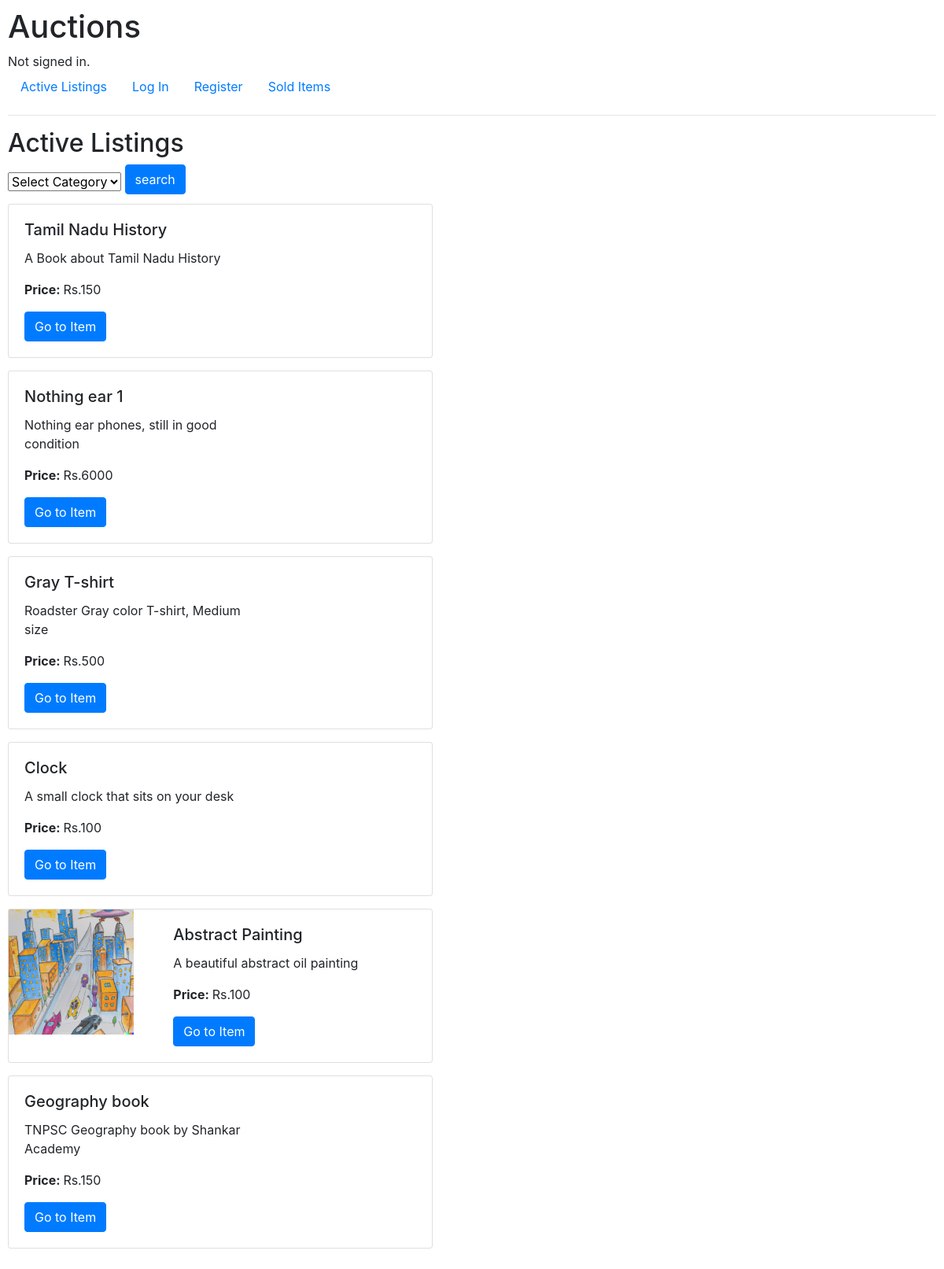
The app's page /, older data.
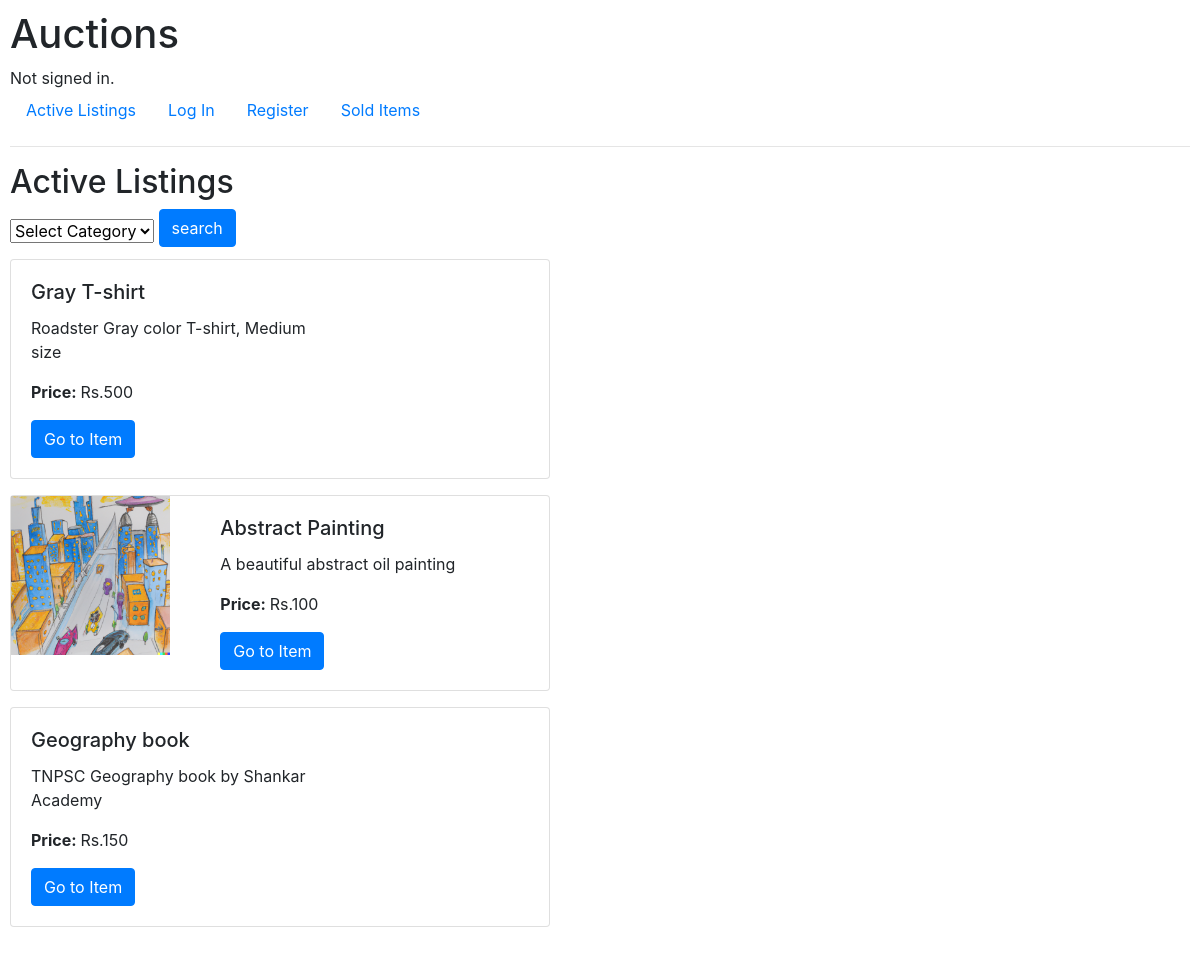
The same page, newer data.
### auctions/models.py (models this page shows, shortened)
class listing(models.Model):
    title = models.CharField(max_length=20)
    description = models.CharField(max_length=64)
    price = models.IntegerField()
    category = models.ForeignKey(Category, blank=True, null=True, on_delete=models.CASCADE, related_name="item_type")
    image = models.ImageField(null=True, blank=True, upload_to='images/')
    posted_user = models.ForeignKey(User, related_name="posted_item", on_delete=models.CASCADE, null=True)
    isActive = models.BooleanField(default=True)
    watchlist = models.ManyToManyField(User, null=True, related_name="Watch_items", blank=True)

### auctions/views.py (the view)
# urls.py: path("", views.index, name="index"),
def index(request):
    if request.method == "POST":
        cat = request.POST["category"]
        c = Category.objects.get(category=cat)
        all_cat = Category.objects.all()
        items = listing.objects.filter(isActive=True, category=c)
        return render(request, 'auctions/index.html', {
            "items" : items,
            "cat" : all_cat
            })
    else:
        items = listing.objects.filter(isActive=True)
        cat = Category.objects.all()
        return render(request, "auctions/index.html", {
            "items" : items,
            "cat" : cat
        })

### auctions/models.py (called while the page is built)
    def __str__(self):
        return self.category

### auctions/templates/auctions/index.html (shortened to what this page needs)
{% extends "auctions/layout.html" %}
{% block body %}
    <h2>Active Listings</h2>
    <form return="{% url 'index'%}" method="post">
        <select name="category" class="form-select form-select-lg mb-3" aria-label=".form-select-lg example">
            <option selected>Select Category</option>
        </select>
        <button type="submit" class="btn btn-primary mb-2">search</button>
    </form>
    {% for item in items %}
        <div class="card mb-3" style="max-width: 540px;">
            <div class="row g-0">
                {% if item.image %}
                <div class="col-md-4">
                    <img src="{{item.image.url}}" class="img-fluid rounded-start">
                </div>
                {% endif %}
                <div class="col-md-8">
                    <div class="card-body">
                        <h5 class="card-title">{{item.title}}</h5>
                        <p class="card-text">{{item.description}}</p>
                        <p class="card-text"><strong>Price: </strong>Rs.{{item.price}}</p>
                        <a href="{% url 'list' item.title %}" method="post" class="btn btn-primary">Go to Item</a>
                    </div>
                </div>
            </div>
        </div>
        {% empty %}
        <hr>
            <h4> No items </h4>
        <hr>
        {% endfor %}
        {% endblock %}

Row changes from the older to the newer data that the page shows:
no longer on this page (row edited): listing: title "Tamil Nadu History", description "A Book about Tamil Nadu History", price "150"
no longer on this page (row edited): listing: title "Nothing ear 1", description "Nothing ear phones, still in good condition", price "6000"
no longer on this page (row edited): listing: title "Clock", description "A small clock that sits on your desk", price "100"
